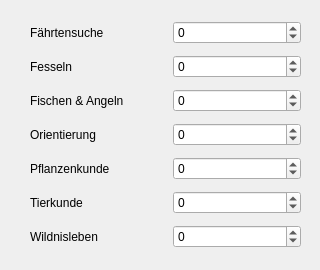
        <widget class="QWidget" name="tab_3">
         <attribute name="title">
          <string>Naturtalente</string>
         </attribute>
         <widget class="QWidget" name="gridLayoutWidget_3">
          <property name="geometry">
           <rect>
            <x>20</x>
            <y>10</y>
            <width>291</width>
            <height>251</height>
           </rect>
          </property>
          <layout class="QGridLayout" name="gridLayout_3">
           <property name="leftMargin">
            <number>10</number>
           </property>
           <property name="topMargin">
            <number>10</number>
           </property>
           <property name="rightMargin">
            <number>10</number>
           </property>
           <property name="bottomMargin">
            <number>10</number>
           </property>
           <property name="spacing">
            <number>10</number>
           </property>
           <item row="6" column="1">
            <widget class="QSpinBox" name="f29">
             <property name="minimum">
              <number>-50</number>
             </property>
             <property name="maximum">
              <number>50</number>
             </property>
            </widget>
           </item>
           <item row="0" column="0">
            <widget class="QLabel" name="label_32">
             <property name="text">
              <string>Fährtensuche</string>
             </property>
            </widget>
           </item>
           <item row="5" column="0">
            <widget class="QLabel" name="label_28">
             <property name="text">
              <string>Tierkunde</string>
             </property>
            </widget>
           </item>
           <item row="1" column="0">
            <widget class="QLabel" name="label_39">
             <property name="text">
              <string>Fesseln                           </string>
             </property>
            </widget>
           </item>
           <item row="6" column="0">
            <widget class="QLabel" name="label_20">
             <property name="text">
              <string>Wildnisleben                   </string>
             </property>
            </widget>
           </item>
           <item row="2" column="0">
            <widget class="QLabel" name="label_34">
             <property name="text">
              <string>Fischen &amp; Angeln           </string>
             </property>
            </widget>
           </item>
           <item row="3" column="0">
            <widget class="QLabel" name="label_35">
             <property name="text">
              <string>Orientierung                   </string>
             </property>
            </widget>
           </item>
           <item row="1" column="1">
            <widget class="QSpinBox" name="f24">
             <property name="minimum">
              <number>-50</number>
             </property>
             <property name="maximum">
              <number>50</number>
             </property>
            </widget>
           </item>
           <item row="4" column="0">
            <widget class="QLabel" name="label_33">
             <property name="text">
              <string>Pflanzenkunde                </string>
             </property>
            </widget>
           </item>
           <item row="2" column="1">
            <widget class="QSpinBox" name="f25">
             <property name="minimum">
              <number>-50</number>
             </property>
             <property name="maximum">
              <number>50</number>
             </property>
            </widget>
           </item>
           <item row="3" column="1">
            <widget class="QSpinBox" name="f26">
             <property name="minimum">
              <number>-50</number>
             </property>
             <property name="maximum">
              <number>50</number>
             </property>
            </widget>
           </item>
           <item row="4" column="1">
            <widget class="QSpinBox" name="f27">
             <property name="minimum">
              <number>-50</number>
             </property>
             <property name="maximum">
              <number>50</number>
             </property>
            </widget>
           </item>
           <item row="5" column="1">
            <widget class="QSpinBox" name="f28">
             <property name="minimum">
              <number>-50</number>
             </property>
             <property name="maximum">
              <number>50</number>
             </property>
            </widget>
           </item>
           <item row="0" column="1">
            <widget class="QSpinBox" name="f23">
             <property name="minimum">
              <number>-50</number>
             </property>
             <property name="maximum">
              <number>50</number>
             </property>
            </widget>
           </item>
          </layout>
         </widget>
        </widget>
